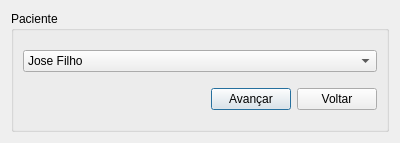
<?xml version="1.0" encoding="UTF-8"?>
<ui version="4.0">
 <class>EscolhaPacienteAtt</class>
 <widget class="QDialog" name="EscolhaPacienteAtt">
  <property name="geometry">
   <rect>
    <x>0</x>
    <y>0</y>
    <width>400</width>
    <height>143</height>
   </rect>
  </property>
  <property name="windowTitle">
   <string>Escolha de Paciente</string>
  </property>
  <layout class="QVBoxLayout" name="verticalLayout_2">
   <item>
    <widget class="QGroupBox" name="groupBox_Paciente">
     <property name="title">
      <string>Paciente</string>
     </property>
     <layout class="QVBoxLayout" name="verticalLayout">
      <item>
       <widget class="QComboBox" name="comboBox_listaPaciente">
        <item>
         <property name="text">
          <string>Jose Filho</string>
         </property>
        </item>
        <item>
         <property name="text">
          <string>Lucas Mendes</string>
         </property>
        </item>
       </widget>
      </item>
      <item>
       <layout class="QHBoxLayout" name="horizontalLayout">
        <item>
         <spacer name="horizontalSpacer">
          <property name="orientation">
           <enum>Qt::Horizontal</enum>
          </property>
          <property name="sizeHint" stdset="0">
           <size>
            <width>40</width>
            <height>20</height>
           </size>
          </property>
         </spacer>
        </item>
        <item>
         <widget class="QPushButton" name="pushButton_Avancar">
          <property name="text">
           <string>Avançar</string>
          </property>
         </widget>
        </item>
        <item>
         <widget class="QPushButton" name="pushButton_voltar">
          <property name="text">
           <string>Voltar</string>
          </property>
         </widget>
        </item>
       </layout>
      </item>
     </layout>
    </widget>
   </item>
  </layout>
 </widget>
 <resources/>
 <connections/>
</ui>
